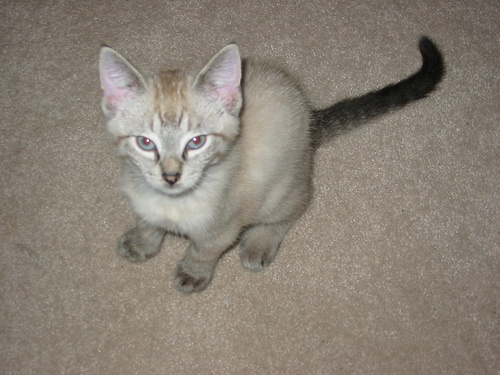
#> input picture 424/cat.jpg, 500 x 375 px; its folder holds 3 pictures in this run
$ python aa.py
#> lines starting #> are read from the running program, lines starting #| are printed output that depends on the picture
# coding=utf-8

from PIL import Image

import os.path

import glob


# python 函数

# 功 能：将一张 jpg文件转pgm格式文件

# 参 数：jpg_file : 欲转换的jpg文件名

#              pgm_dir  : 存放 pgm 文件的目录

def jpg2pgm(jpg_file, pgm_dir):
    # 首先打开jpg文件

#> called with jpg_file = './cat.jpg', pgm_dir = 'tools'
    jpg = Image.open(jpg_file)
#> jpg is the input picture: PIL image 500x375 RGB; mean R, G, B 137.7, 129.3, 118.2

    # resize to 200 * 250 , 双线性插值

    jpg = jpg.resize((200, 250), Image.BILINEAR)
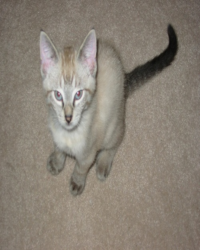
#> jpg: PIL image 200x250 RGB; mean R, G, B 137.7, 129.3, 118.2

    # 调用 python 函数 os.path.join , os.path.splitext , os.path.basename ，产生目标pgm文件名

    name = (str)(os.path.join(pgm_dir, os.path.splitext(os.path.basename(jpg_file))[0])) + ".pgm"

    # 创建目标pgm 文件

    jpg.save(name)


# 将所有的jpg文件放在当前工作目录，或者 cd {存放jpg文件的目录}

for jpg_file in glob.glob("./*.jpg"):
    jpg2pgm(jpg_file, "tools")
#> pass 2 of the loop `for jpg_file in glob.glob("./*.jpg"):`:
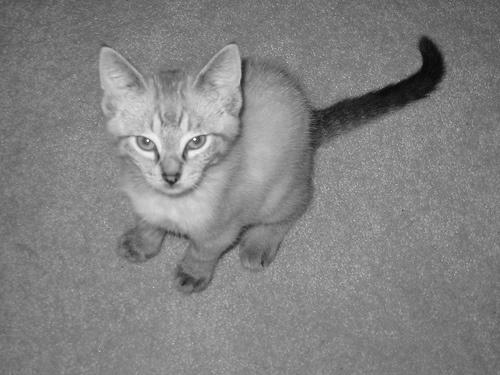
#> input picture 424/catt.jpg, 500 x 375 px
#> in jpg2pgm, jpg is the input picture: PIL image 500x375 L; min 5, max 255, mean 130
#> in jpg2pgm (call 2), `jpg = jpg.resize((200, 250), Image.BILINEAR)`:
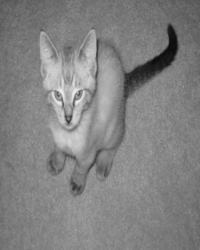
#> jpg: PIL image 200x250 L; min 11, max 235, mean 130
